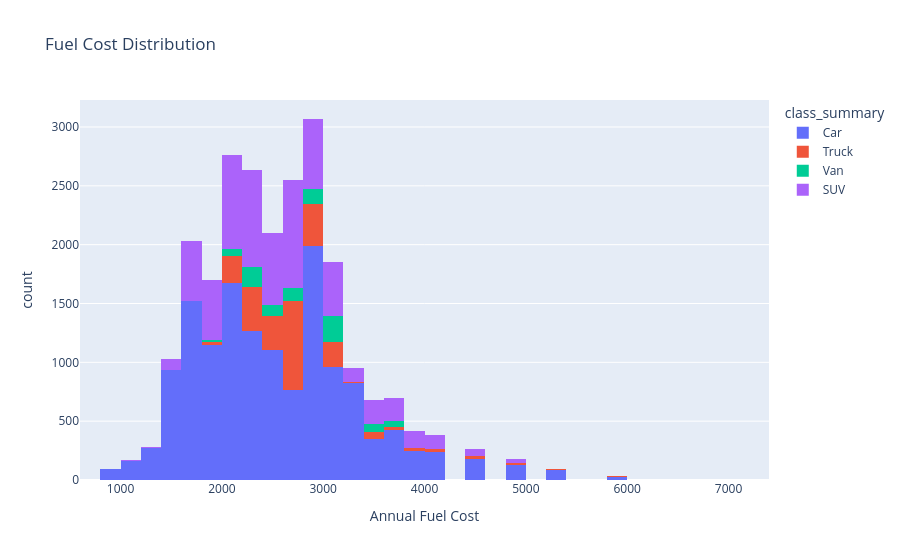

The code cell stored with this chart in its notebook:
### Code cell
fig = px.histogram(
    df,
    x='fuelCost08',
    color='class_summary',
    labels={'fuelCost08': 'Annual Fuel Cost'},
    nbins=40,
    title='Fuel Cost Distribution'
)
fig.show()

### Figure 1 — Plotly figure (JSON) as saved in the notebook; plotly's stock layout.template omitted (floating-point values rounded to 4 significant figures; data arrays with more than 128 entries replaced by an {"elided": "..."} marker saying what was removed)
{"data": [{"bingroup": "x", "hovertemplate": "class_summary=Car<br>Annual Fuel Cost=%{x}<br>count=%{y}<extra></extra>", "legendgroup": "Car", "marker": {"color": "#636efa", "pattern": {"shape": ""}}, "name": "Car", "nbinsx": 40, "orientation": "v", "showlegend": true, "type": "histogram", "x": {"elided": "14396 int values"}, "xaxis": "x", "yaxis": "y"}, {"bingroup": "x", "hovertemplate": "class_summary=Truck<br>Annual Fuel Cost=%{x}<br>count=%{y}<extra></extra>", "legendgroup": "Truck", "marker": {"color": "#EF553B", "pattern": {"shape": ""}}, "name": "Truck", "nbinsx": 40, "orientation": "v", "showlegend": true, "type": "histogram", "x": {"elided": "2460 int values"}, "xaxis": "x", "yaxis": "y"}, {"bingroup": "x", "hovertemplate": "class_summary=Van<br>Annual Fuel Cost=%{x}<br>count=%{y}<extra></extra>", "legendgroup": "Van", "marker": {"color": "#00cc96", "pattern": {"shape": ""}}, "name": "Van", "nbinsx": 40, "orientation": "v", "showlegend": true, "type": "histogram", "x": {"elided": "924 int values"}, "xaxis": "x", "yaxis": "y"}, {"bingroup": "x", "hovertemplate": "class_summary=SUV<br>Annual Fuel Cost=%{x}<br>count=%{y}<extra></extra>", "legendgroup": "SUV", "marker": {"color": "#ab63fa", "pattern": {"shape": ""}}, "name": "SUV", "nbinsx": 40, "orientation": "v", "showlegend": true, "type": "histogram", "x": {"elided": "6205 int values"}, "xaxis": "x", "yaxis": "y"}], "layout": {"barmode": "relative", "legend": {"title": {"text": "class_summary"}, "tracegroupgap": 0}, "title": {"text": "Fuel Cost Distribution"}, "xaxis": {"anchor": "y", "domain": [0, 1], "title": {"text": "Annual Fuel Cost"}}, "yaxis": {"anchor": "x", "domain": [0, 1], "title": {"text": "count"}}}}
